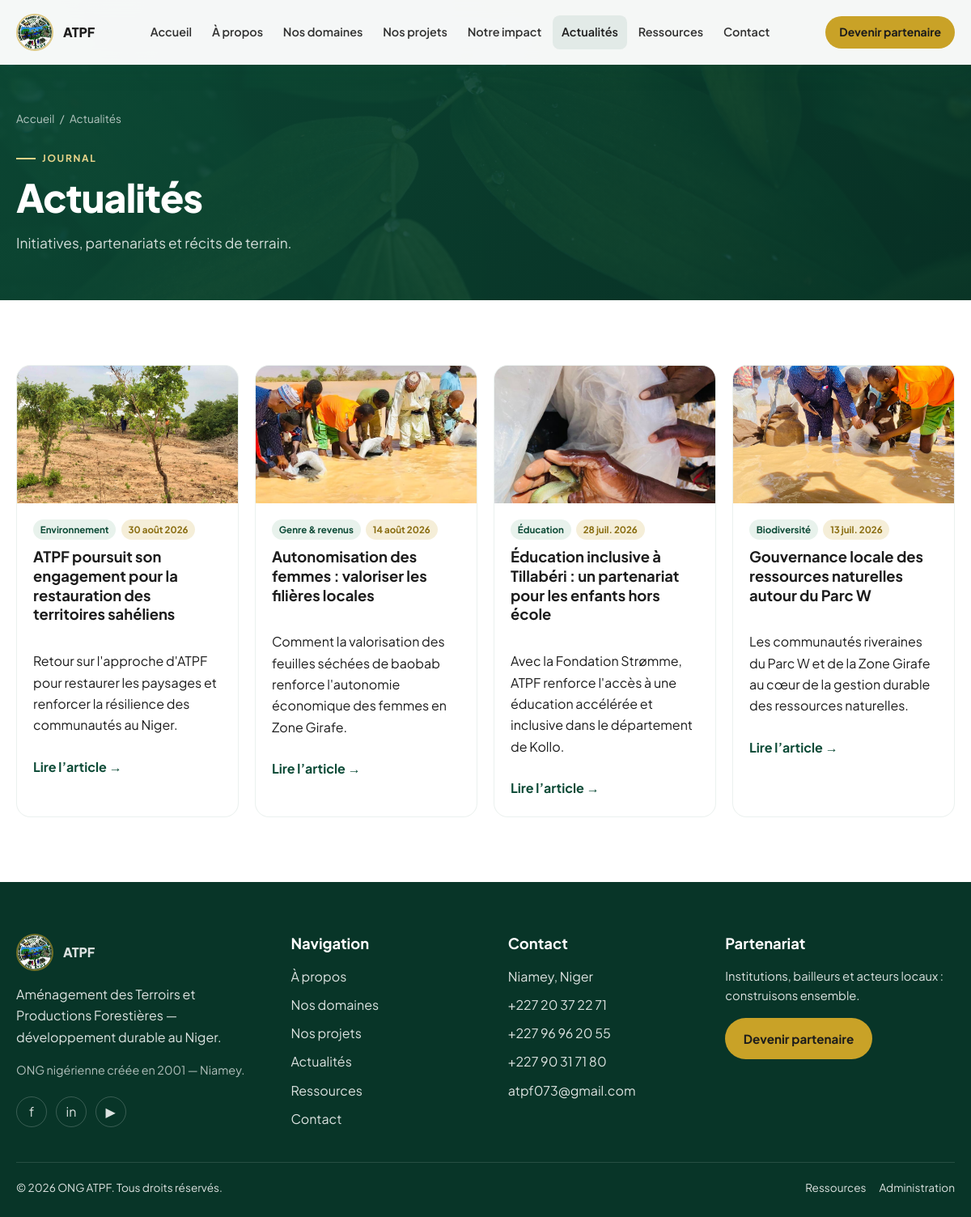
Page /actualites on the committed database.
### tables this page shows
CREATE TABLE news (
  id INT UNSIGNED AUTO_INCREMENT PRIMARY KEY,
  title VARCHAR(255) NOT NULL,
  slug VARCHAR(255) NOT NULL UNIQUE,
  category VARCHAR(80) NOT NULL DEFAULT 'Actualité',
  excerpt TEXT NOT NULL,
  content LONGTEXT NOT NULL,
  cover_image VARCHAR(255) NULL,
  author_name VARCHAR(120) DEFAULT 'ATPF',
  is_published TINYINT(1) NOT NULL DEFAULT 0,
  published_at DATETIME NULL,
  meta_title VARCHAR(255) NULL,
  meta_description VARCHAR(320) NULL,
  created_at DATETIME NOT NULL DEFAULT CURRENT_TIMESTAMP,
  updated_at DATETIME NOT NULL DEFAULT CURRENT_TIMESTAMP ON UPDATE CURRENT_TIMESTAMP,
  INDEX idx_news_pub (is_published, published_at)
);

### app/Controllers/NewsController.php (called while the page is built, shortened)
<?php
class NewsController extends Controller
{
    public function index(): void
    {
        view('pages/actualites/index', $this->seo(
            'Actualités | ATPF Niger',
            'Suivez les actualités, projets et initiatives d\'ATPF sur le terrain.'
        ) + [
            'articles' => News::published(),
        ]);
    }
}

### index.php (called while the page is built, shortened)
<?php
$router = new Router();
$router->get('/', [HomeController::class, 'index']);
$router->get('/a-propos', [PageController::class, 'about']);
$router->get('/domaines', [PageController::class, 'domains']);
$router->get('/projets', [ProjectController::class, 'index']);
$router->get('/projets/{slug}', [ProjectController::class, 'show']);
$router->get('/impact', [PageController::class, 'impact']);
$router->get('/actualites', [NewsController::class, 'index']);
$router->get('/actualites/{slug}', [NewsController::class, 'show']);
$router->get('/ressources', [PageController::class, 'resources']);
$router->get('/partenaires', [PageController::class, 'partners']);
$router->get('/contact', [PageController::class, 'contact']);
$router->post('/contact', [PageController::class, 'contactSubmit']);
$router->get('/api/regions/{slug}', [ApiController::class, 'region']);
$router->get('/admin/login', [AdminController::class, 'loginForm']);
$router->post('/admin/login', [AdminController::class, 'login']);
$router->get('/admin/logout', [AdminController::class, 'logout']);
$router->get('/admin', [AdminController::class, 'dashboard']);
$router->get('/admin/projets', [AdminController::class, 'projects']);
$router->get('/admin/projets/create', [AdminController::class, 'projectForm']);
$router->get('/admin/projets/edit/{id}', [AdminController::class, 'projectForm']);
$router->post('/admin/projets/save', [AdminController::class, 'projectSave']);
$router->post('/admin/projets/delete', [AdminController::class, 'projectDelete']);
$router->get('/admin/actualites', [AdminController::class, 'news']);
$router->get('/admin/actualites/create', [AdminController::class, 'newsForm']);
$router->get('/admin/actualites/edit/{id}', [AdminController::class, 'newsForm']);
$router->post('/admin/actualites/save', [AdminController::class, 'newsSave']);
$router->post('/admin/actualites/delete', [AdminController::class, 'newsDelete']);
$router->get('/admin/partenaires', [AdminController::class, 'partners']);
$router->post('/admin/partenaires/save', [AdminController::class, 'partnerSave']);
$router->post('/admin/partenaires/delete', [AdminController::class, 'partnerDelete']);
$router->get('/admin/chiffres', [AdminController::class, 'stats']);
$router->post('/admin/chiffres/save', [AdminController::class, 'statsSave']);
$router->get('/admin/messages', [AdminController::class, 'messages']);
$router->post('/admin/messages/read', [AdminController::class, 'messageRead']);
$router->get('/admin/ressources', [AdminController::class, 'resources']);
$router->post('/admin/ressources/save', [AdminController::class, 'resourceSave']);
$router->dispatch($_SERVER['REQUEST_METHOD'], $_SERVER['REQUEST_URI'] ?? '/');

### app/Database.php (called while the page is built, shortened)
<?php
class Database
{
    private static ?PDO $pdo = null;
    public static function connect(array $config): void
    {
        $dsn = sprintf(
            'mysql:host=%s;port=%s;dbname=%s;charset=utf8mb4',
            $config['host'],
            $config['port'],
            $config['database']
        );
        self::$pdo = new PDO($dsn, $config['username'], $config['password'], [
            PDO::ATTR_ERRMODE => PDO::ERRMODE_EXCEPTION,
            PDO::ATTR_DEFAULT_FETCH_MODE => PDO::FETCH_ASSOC,
            PDO::ATTR_EMULATE_PREPARES => false,
            PDO::MYSQL_ATTR_INIT_COMMAND => "SET NAMES utf8mb4 COLLATE utf8mb4_unicode_ci",
        ]);
        self::$pdo->exec("SET NAMES utf8mb4 COLLATE utf8mb4_unicode_ci");
    }
    public static function pdo(): PDO
    {
        return self::$pdo;
    }
    public static function query(string $sql, array $params = []): PDOStatement
    {
        $stmt = self::pdo()->prepare($sql);
        $stmt->execute($params);
        return $stmt;
    }
    public static function fetchAll(string $sql, array $params = []): array
    {
        return self::query($sql, $params)->fetchAll();
    }
}

### app/Models/News.php (called while the page is built, shortened)
<?php
class News
{
    public static function published(int $limit = 0): array
    {
        $sql = 'SELECT * FROM news WHERE is_published = 1 ORDER BY published_at DESC';
        return Database::fetchAll($sql);
    }
}

### app/media.php (called while the page is built, shortened)
<?php
function atpf_img(string $file): string
{
    return asset('assets/images/atpf/' . ltrim($file, '/'));
}

### views/pages/actualites/index.php (the view)
<section class="page-hero">
  <div class="container">
    <nav class="breadcrumb" aria-label="Fil d'Ariane">
      <a href="<?= base_path() ?>">Accueil</a><span>/</span><span>Actualités</span>
    </nav>
    <p class="eyebrow">Journal</p>
    <h1 class="h1">Actualités</h1>
    <p class="lead">Initiatives, partenariats et récits de terrain.</p>
  </div>
</section>
<section class="section section-news">
  <div class="container">
    <div class="grid-3" style="display:grid;gap:1.25rem;grid-template-columns:repeat(auto-fit,minmax(260px,1fr))">
      <?php
      $fallbacks = [atpf_img('news-2022.jpeg'), atpf_img('wa-184848.jpeg'), atpf_img('wa-184302.jpeg'), atpf_img('wa-184258.jpeg')];
      foreach ($articles as $i => $article):
        $img = (!empty($article['cover_image']) && is_file(ROOT_PATH.'/'.ltrim($article['cover_image'],'/')))
          ? asset($article['cover_image']) : $fallbacks[$i % 4];
      ?>
        <article class="card reveal">
          <div class="card-media">
            <img src="<?= e($img) ?>" alt="<?= e($article['title']) ?>" loading="lazy">
          </div>
          <div class="card-body">
            <div class="meta-row">
              <span class="chip"><?= e($article['category'] ?: 'Actualité') ?></span>
              <span class="chip chip-gold"><time datetime="<?= e($article['published_at']) ?>"><?= e(format_date($article['published_at'])) ?></time></span>
            </div>
            <h2 class="h3"><?= e($article['title']) ?></h2>
            <p><?= e(truncate($article['excerpt'], 130)) ?></p>
            <a class="link-arrow" href="<?= base_path('actualites/' . $article['slug']) ?>">Lire l’article →</a>
          </div>
        </article>
      <?php endforeach; ?>
    </div>
  </div>
</section>

### app/Router.php (shortened to what this page needs)
<?php
class Router
{
    private array $routes = [];
    private function add(string $method, string $path, callable|array $handler): void
    {
        $this->routes[] = compact('method', 'path', 'handler');
    }
    public function dispatch(string $method, string $uri): void
    {
        $path = parse_url($uri, PHP_URL_PATH) ?: '/';
        $base = rtrim((string) config('base_path'), '/');
        if ($base && str_starts_with($path, $base)) {
            $path = substr($path, strlen($base)) ?: '/';
        }
        $path = '/' . trim($path, '/');
        if ($path !== '/') {
            $path = rtrim($path, '/');
        }
        foreach ($this->routes as $route) {
            $pattern = preg_replace('#\{([a-zA-Z_]+)\}#', '(?P<$1>[^/]+)', $route['path']);
            $pattern = '#^' . $pattern . '$#';
            if (!preg_match($pattern, $path, $matches)) {
                continue;
            }
            $params = array_filter($matches, 'is_string', ARRAY_FILTER_USE_KEY);
            $handler = $route['handler'];
            if (is_array($handler)) {
                [$class, $action] = $handler;
                $controller = new $class();
                call_user_func_array([$controller, $action], $params);
                return;
            }
            return;
        }
    }
}

### app/helpers.php (shortened to what this page needs)
<?php
function config(string $key = null, mixed $default = null): mixed
{
    $config = $GLOBALS['app_config'] ?? [];
    $parts = explode('.', $key);
    $value = $config;
    foreach ($parts as $part) {
        $value = $value[$part];
    }
    return $value;
}
function base_path(string $path = ''): string
{
    $base = rtrim((string) config('base_path', ''), '/');
    if ($path === '' || $path === '/') {
        return $base === '' ? '/' : $base . '/';
    }
    return $base . '/' . ltrim($path, '/');
}
function asset(string $path): string
{
    return base_path(ltrim($path, '/'));
}
function e(?string $value): string
{
    return htmlspecialchars((string) $value, ENT_QUOTES | ENT_SUBSTITUTE, 'UTF-8');
}
function view(string $name, array $data = [], ?string $layout = 'layouts/main'): void
{
    extract($data, EXTR_SKIP);
    $viewFile = VIEW_PATH . '/' . str_replace('.', '/', $name) . '.php';
    require $viewFile;
    $content = ob_get_clean();
    if ($layout) {
        $layoutFile = VIEW_PATH . '/' . str_replace('.', '/', $layout) . '.php';
        require $layoutFile;
    } else {
        echo $content;
    }
}
function partial(string $name, array $data = []): void
{
    extract($data, EXTR_SKIP);
    require VIEW_PATH . '/partials/' . $name . '.php';
}
function is_active(string $path): bool
{
    $current = trim(parse_url($_SERVER['REQUEST_URI'] ?? '/', PHP_URL_PATH) ?: '/', '/');
    $base = trim((string) config('base_path'), '/');
    if ($base && str_starts_with($current, $base)) {
        $current = trim(substr($current, strlen($base)), '/');
    }
    $path = trim($path, '/');
    if ($path === '') {
        return $current === '';
    }
    return $current === $path || str_starts_with($current, $path . '/');
}
function format_date(?string $date, string $format = 'd M Y'): string
{
    $ts = strtotime($date);
    $months = [
        'Jan' => 'janv.', 'Feb' => 'févr.', 'Mar' => 'mars', 'Apr' => 'avr.',
        'May' => 'mai', 'Jun' => 'juin', 'Jul' => 'juil.', 'Aug' => 'août',
        'Sep' => 'sept.', 'Oct' => 'oct.', 'Nov' => 'nov.', 'Dec' => 'déc.',
    ];
    $out = date($format, $ts);
    return strtr($out, $months);
}
function truncate(string $text, int $limit = 160): string
{
    $text = trim(strip_tags($text));
    if (mb_strlen($text) <= $limit) {
        return $text;
    }
    return rtrim(mb_substr($text, 0, $limit - 1)) . '…';
}

### views/layouts/main.php (shortened to what this page needs)
<!DOCTYPE html>
<html lang="fr">
<head>
  <link rel="stylesheet" href="<?= asset('assets/css/app.css') ?>">
</head>
<body data-base="<?= e(rtrim((string) config('base_path'), '/')) ?>">
  <?php partial('header'); ?>
  <main id="main">
    <?= $content ?>
  </main>
  <?php partial('footer'); ?>
</body>
</html>

### views/partials/header.php (shortened to what this page needs)
<header class="site-header is-transparent" data-header data-solid="<?= is_active('') ? 'false' : 'true' ?>">
  <div class="container header-inner">
    <a class="brand" href="<?= base_path() ?>" aria-label="ONG ATPF — Accueil">
      <img src="<?= atpf_img('logo.png') ?>" alt="Logo ONG ATPF" width="46" height="46">
      <span>ATPF</span>
    </a>
    <nav class="nav-desktop" aria-label="Navigation principale">
      <a class="<?= is_active('') ? 'is-active' : '' ?>" href="<?= base_path() ?>">Accueil</a>
      <a class="<?= is_active('a-propos') ? 'is-active' : '' ?>" href="<?= base_path('a-propos') ?>">À propos</a>
      <a class="<?= is_active('domaines') ? 'is-active' : '' ?>" href="<?= base_path('domaines') ?>">Nos domaines</a>
      <a class="<?= is_active('projets') ? 'is-active' : '' ?>" href="<?= base_path('projets') ?>">Nos projets</a>
      <a class="<?= is_active('impact') ? 'is-active' : '' ?>" href="<?= base_path('impact') ?>">Notre impact</a>
      <a class="<?= is_active('actualites') ? 'is-active' : '' ?>" href="<?= base_path('actualites') ?>">Actualités</a>
      <a class="<?= is_active('ressources') ? 'is-active' : '' ?>" href="<?= base_path('ressources') ?>">Ressources</a>
      <a class="<?= is_active('contact') ? 'is-active' : '' ?>" href="<?= base_path('contact') ?>">Contact</a>
    </nav>
    <div class="header-actions">
      <a class="btn btn-primary btn-sm" href="<?= base_path('partenaires') ?>#devenir-partenaire">Devenir partenaire</a>
    </div>
  </div>
</header>

### views/partials/footer.php
<footer class="site-footer">
  <div class="container footer-grid">
    <div>
      <div class="brand" style="margin-bottom:1rem">
        <img src="<?= atpf_img('logo.png') ?>" alt="Logo ONG ATPF" width="46" height="46">
        <span>ATPF</span>
      </div>
      <p style="max-width:22rem;margin:0 0 1rem">Aménagement des Terroirs et Productions Forestières — développement durable au Niger.</p>
      <p style="margin:0;font-size:.9rem;opacity:.8">ONG nigérienne créée en 2001 — Niamey.</p>
      <div class="socials" style="margin-top:1.25rem">
        <a href="<?= e(config('social.facebook')) ?>" aria-label="Facebook" rel="noopener">f</a>
        <a href="<?= e(config('social.linkedin')) ?>" target="_blank" rel="noopener" aria-label="LinkedIn">in</a>
        <a href="<?= e(config('social.youtube')) ?>" aria-label="YouTube" rel="noopener">▶</a>
      </div>
    </div>
    <div>
      <h3 class="h3" style="color:#fff;margin-bottom:1rem">Navigation</h3>
      <div class="footer-links">
        <a href="<?= base_path('a-propos') ?>">À propos</a>
        <a href="<?= base_path('domaines') ?>">Nos domaines</a>
        <a href="<?= base_path('projets') ?>">Nos projets</a>
        <a href="<?= base_path('actualites') ?>">Actualités</a>
        <a href="<?= base_path('ressources') ?>">Ressources</a>
        <a href="<?= base_path('contact') ?>">Contact</a>
      </div>
    </div>
    <div>
      <h3 class="h3" style="color:#fff;margin-bottom:1rem">Contact</h3>
      <div class="footer-links">
        <span><?= e(config('contact.city')) ?></span>
        <a href="tel:<?= e(preg_replace('/\s+/', '', config('contact.phone'))) ?>"><?= e(config('contact.phone')) ?></a>
        <?php foreach (config('contact.mobile') as $m): ?>
          <a href="tel:<?= e(preg_replace('/\s+/', '', $m)) ?>"><?= e($m) ?></a>
        <?php endforeach; ?>
        <a href="mailto:<?= e(config('contact.email')) ?>"><?= e(config('contact.email')) ?></a>
      </div>
    </div>
    <div>
      <h3 class="h3" style="color:#fff;margin-bottom:1rem">Partenariat</h3>
      <p style="margin:0 0 1rem;font-size:.92rem">Institutions, bailleurs et acteurs locaux : construisons ensemble.</p>
      <a class="btn btn-primary" href="<?= base_path('partenaires') ?>#devenir-partenaire">Devenir partenaire</a>
    </div>
  </div>
  <div class="container footer-bottom">
    <div>© <?= date('Y') ?> ONG ATPF. Tous droits réservés.</div>
    <div style="display:flex;gap:1rem;flex-wrap:wrap">
      <a href="<?= base_path('ressources') ?>">Ressources</a>
      <a href="<?= base_path('admin') ?>">Administration</a>
    </div>
  </div>
</footer>

### rows in the picture
news: shows a picture, category "Environnement", published_at "30 août 2026", title "ATPF poursuit son engagement pour la restauration des territoires sahéliens", excerpt "Retour sur l'approche d'ATPF pour restaurer les paysages et renforcer la résilience des communautés au Niger."
news: shows a picture, category "Genre & revenus", published_at "14 août 2026", title "Autonomisation des femmes : valoriser les filières locales", excerpt "Comment la valorisation des feuilles séchées de baobab renforce l'autonomie économique des femmes en Zone Girafe."
news: shows a picture, category "Éducation", published_at "28 juil. 2026", title "Éducation inclusive à Tillabéri : un partenariat pour les enfants hors école", excerpt "Avec la Fondation Strømme, ATPF renforce l'accès à une éducation accélérée et inclusive dans le département de Kollo."
news: shows a picture, category "Biodiversité", published_at "13 juil. 2026", title "Gouvernance locale des ressources naturelles autour du Parc W", excerpt "Les communautés riveraines du Parc W et de la Zone Girafe au cœur de la gestion durable des ressources naturelles."

### other values in the picture
$m "+227 96 96 20 55"
$m "+227 90 31 71 80"
